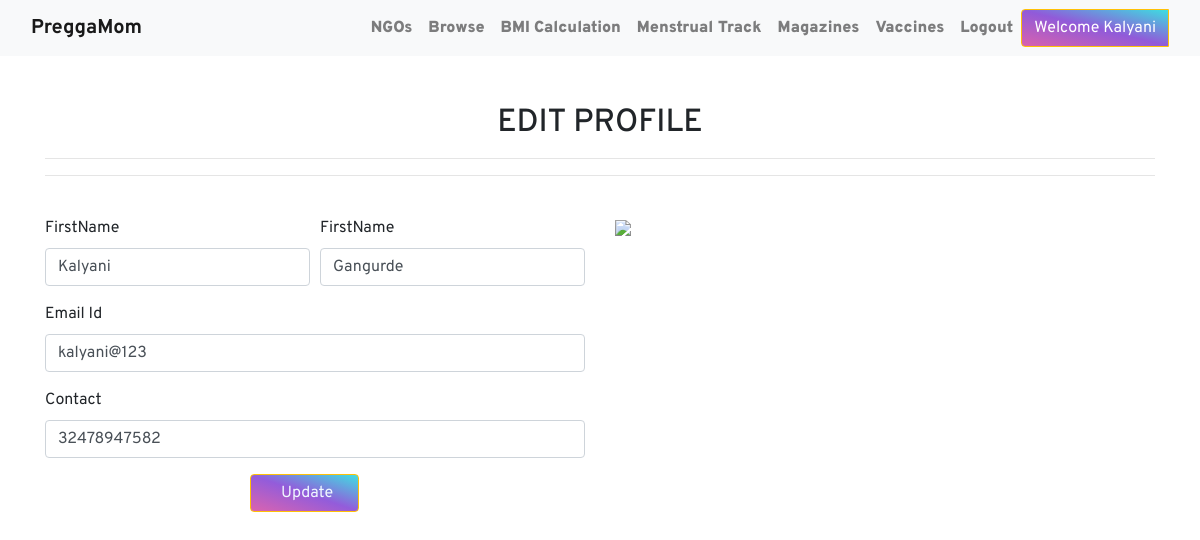
Screenshot of /edit_profile/ (signed in) with the database file from the repository.
### women/models.py (models this page shows)
class Signup(models.Model):
    user = models.ForeignKey(User,on_delete=models.CASCADE,null=True)
    contact = models.CharField(max_length=10,null=True)
    role = models.CharField(max_length=15,null=True)

### women/views.py (the view, shortened to what this page needs)
# urls.py: path('edit_profile/', edit_profile, name='edit_profile'),
@login_required
def edit_profile(request):
    if not request.user.is_authenticated:
        return redirect('login')
    user = User.objects.get(id=request.user.id)
    data = Signup.objects.get(user = user)
    error = False
    d = {'data':data, 'user':user, 'error':error}
    return render(request, 'edit_profile.html', d)

### women/templates/edit_profile.html (shortened to what this page needs)
{% extends 'user_nav.html' %}
{% load static %}
{% block body %}
<div class="container mt-5">
    <h2 class="text-center"> EDIT PROFILE</h2>
    <hr><hr><br>
    <div class="row">
        <div class="col-sm-6">
            <form method="post">
                <div class="form-row">
                    <div class="form-group col-sm-6">
                        <label>FirstName</label>
                        <input type="text" class="form-control" value="{{data.user.first_name}}" name="firstname">
                    </div>
                    <div class="form-group col-sm-6">
                        <label>FirstName</label>
                        <input type="text" class="form-control" value="{{data.user.last_name}}" name="lastname">
                    </div>
                </div>
                <div class="form-row">
                    <div class="form-group col-md-12">
                        <label>Email Id</label>
                        <input type="text" class="form-control" value="{{data.user.username}}" name="username" >
                    </div>
                </div>
                <div class="form-row">
                    <div class="form-group col-md-12">
                        <label>Contact</label>
                        <input type="text" class="form-control" value="{{data.contact}}" name="contact">
                    </div>
                </div>
                <input type="submit" value="Update" class="bb btn btn-warning" >
            </form>
        </div>
        <div class="col-sm-6">
            <img src = "{% static 'images/mens1.jpg'%}">
          </div>
    </div>
   </div>
{% endblock %}

### women/templates/user_nav.html (shortened to what this page needs)
<!DOCTYPE html>
<html lang="en">
<head>
    {% load static %}
    <link rel="stylesheet" href="node_modules/bootstrap/dist/css/bootstrap.min.css">
    <link rel="stylesheet" href="https://stackpath.bootstrapcdn.com/bootstrap/4.3.1/css/bootstrap.min.css">
    <link rel="stylesheet" href="https://stackpath.bootstrapcdn.com/font-awesome/4.7.0/css/font-awesome.min.css">
    <link rel="stylesheet" href="{% static 'style.css' %}">
</head>
<body>
    <nav class="navbar navbar-expand-md bg-light navbar-light">
        <div class="container-fluid">
            <a href="{% url 'home' %}" class="navbar-brand font-weight-bold" >PreggaMom</a>
            <div class="collapse navbar-collapse text-center" id="collapsenavbar">
                <ul class="navbar-nav ml-auto">
                    <li class="nav-item">
                        <a href="{% url 'ngos' %}" class="nav-link ">NGOs</a>
                    </li>
                    <li class="nav-item">
                        <a href="{% url 'browse' %}" class="nav-link ">Browse</a>
                    </li>
                    <li class="nav-item">
                        <a href="{% url 'bmi' %}" class="nav-link ">BMI Calculation</a>
                    </li>
                    <li class="nav-item">
                        <a href="{% url 'menstrual' %}" class="nav-link ">Menstrual Track</a>
                    </li>
                    <li class="nav-item">
                        <a href="{% url 'magazine' %}" class="nav-link ">Magazines</a>
                    </li>
                    <li class="nav-item">
                        <a href="{% url 'vaccine' %}" class="nav-link ">Vaccines</a>
                    </li>
                    <li class="nav-item">
                        <a href="{% url 'logout' %}" class="nav-link ">Logout</a>
                    </li>
                </ul>
                <div class="btn-group">
                    <button type="button" class="btn btn-warning text-white" style="background: linear-gradient(to left bottom, rgba(5, 213, 217, 0.767), rgba(101, 23, 203, 0.7), rgba(203, 33, 141, 0.7));" data-toggle="dropdown">Welcome {{request.user.first_name}}</button>
                </div>
            </div>
        </div>
    </nav>
    {% block body %}
    {% endblock %}
</body>
</html>

### women/static/style.css (style rules this page uses)
body { font-family: 'Overpass'; }
.bb { margin-left: 205px; padding-left: 30px; padding-right: 25px; transition: 0.5s; background: linear-gradient(to left bottom, rgba(5, 213, 217, 0.767), rgba(101, 23, 203, 0.7), rgba(203, 33, 141, 0.7)); color: aliceblue; }
.nav-item { color: #bd2eaa; font-weight: 900; }
.navbar-brand { color: #bd2eaa; font-weight: bolder; }

### rows the page displays
Signup: firstname "Kalyani", lastname "Gangurde", username "kalyani@123", contact "32478947582"

### other values shown
{{ request.user.first_name }} "Kalyani"
